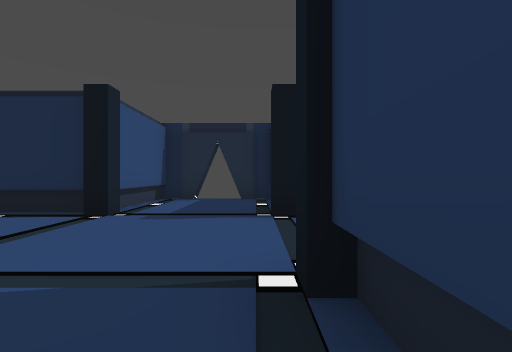
[1] (above)

14 first-person views from a walk through a 3-D level made in the Unity game engine. The camera is 1.2 m above the floor, looks level and sees 85° across. Doors are open. The floor is counted in squares, 2 m on a side. Each view is taken from the middle of a square. On the plan, view 1 faces up. The plan holds only what a view shows up to about 9 squares ahead; the rest is blank. The place goes on beyond the plan. The player character is not drawn. Some animated figures are not drawn.

[2]
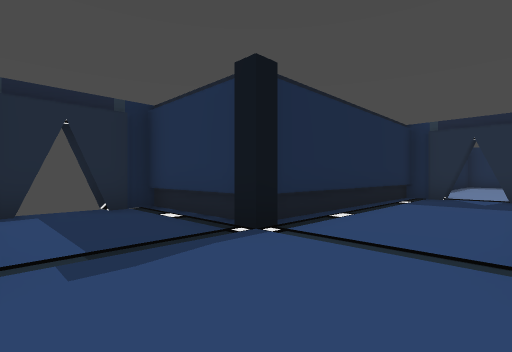

[3]
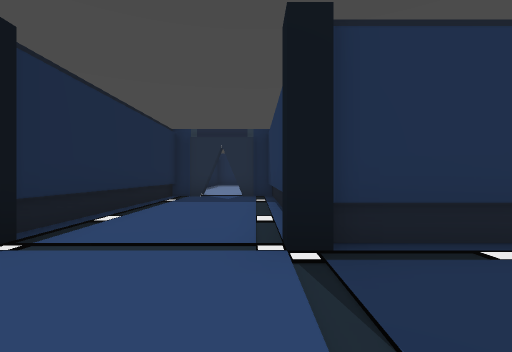

[4]
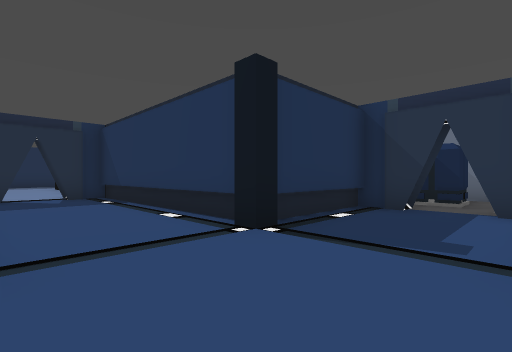

[5]
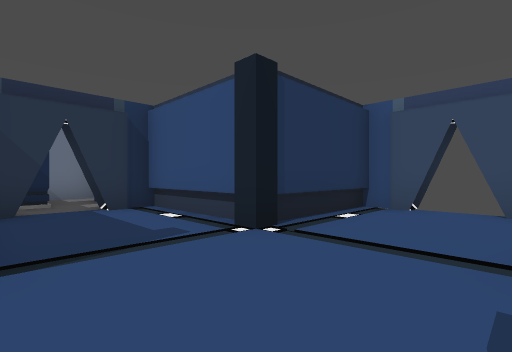

[6]
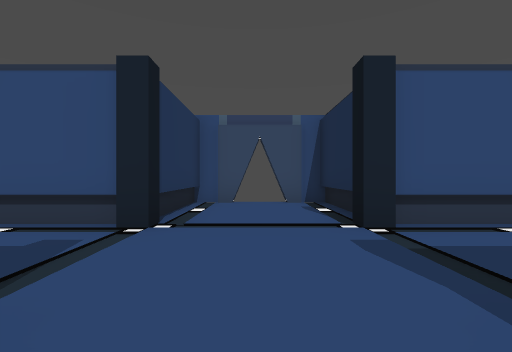

[7]
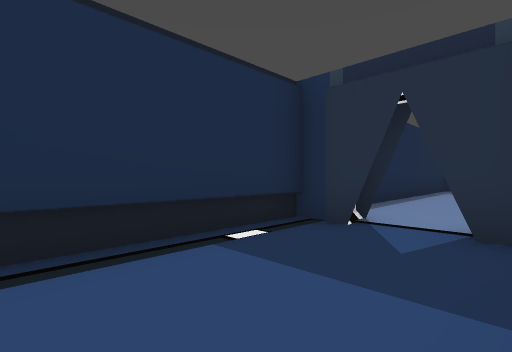

[8]
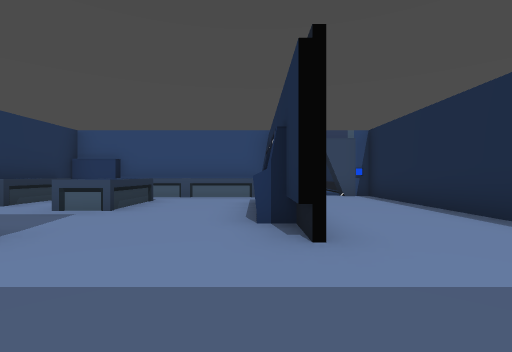

[9]
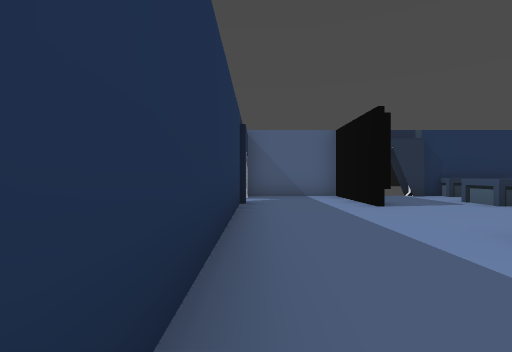

[10]
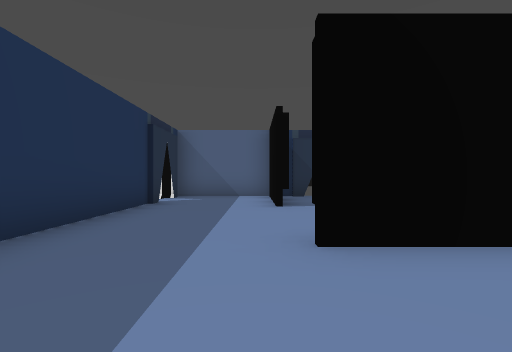

[11]
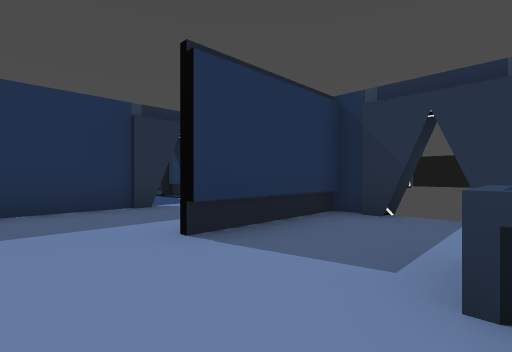

[12]
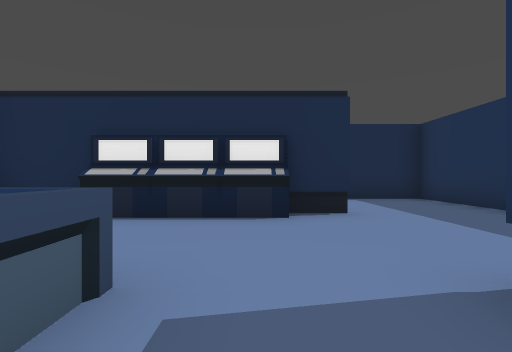

[13]
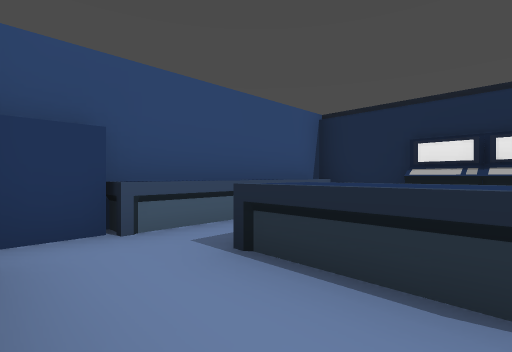

[14]
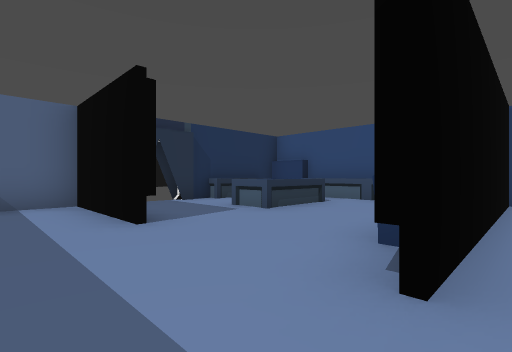

### Floor plan
Ten units are one square. View 1 is at (0, 0); x grows to the right and y downward. Boxes are objects, and circles mark ways between rooms. Rooms are numbered by the first view taken in them; rooms with no view inside come last. Other rooms are left out.
<svg viewBox="-59 -82 222 134">
<path fill="none" stroke="#000" d="M-7 12 4 12 4 -16 62 -16 62 -27M-12 -72 -24 -72 -24 -44 -54 -44M-2 -77 -7 -77M-12 -77 -17 -77M-7 18 -2 18M-17 18 -12 18M-53 -29 -53 -16 -24 -16 -24 12 -12 12M-10 25 -1 25M62 -32 62 -44 4 -44 4 -72 -7 -72M67 -32 67 -37M-27 -46 -53 -46M115 -15 115 -10M126 28 126 44M153 28 153 -44 66 -44 66 -32M62 -37 62 -32M111 44 154 44M151 37 158 37M153 40 153 33M101 47 108 47M113 47 118 47M76 40 95 40 95 44M123 44 123 14M115 -10 84 -10M75 44 108 44M125 -14 66 -14 66 31M71 -11 71 26"/>
<rect x="65" y="25" width="10" height="20" fill="#bbb"><title>cabinet</title></rect>
<rect x="85" y="15" width="20" height="10" fill="#bbb"><title>other object</title></rect>
<circle cx="60" cy="-30" r="3" fill="#2a7"/>
<circle cx="120" cy="5" r="3" fill="#2a7"/>
<text x="0" y="-30">1</text>
<text x="120" y="-20">2</text>
<text x="100" y="20">3</text>
</svg>
Room 1 opens to room 2. Room 2 opens to room 3.

Where each view was taken, in squares from view 1:
view 1: 0 up, 0 right, facing up
view 2: 2 up, 2 left, facing up-right
view 3: 2 up, 2 left, facing right
view 4: 4 up, 2 left, facing down-right
view 5: 4 up, 0 right, facing down-left
view 6: 3 up, 1 right, facing left
view 7: 2 up, 3 right, facing up-right
view 8: 1 up, 15 right, facing left
view 9: 4 up, 15 right, facing down
view 10: 4 up, 13 right, facing down
view 11: 0 up, 10 right, facing down-right
view 12: 3 down, 11 right, facing up
view 13: 4 down, 10 right, facing up-left
view 14: 2 up, 14 right, facing down-left
